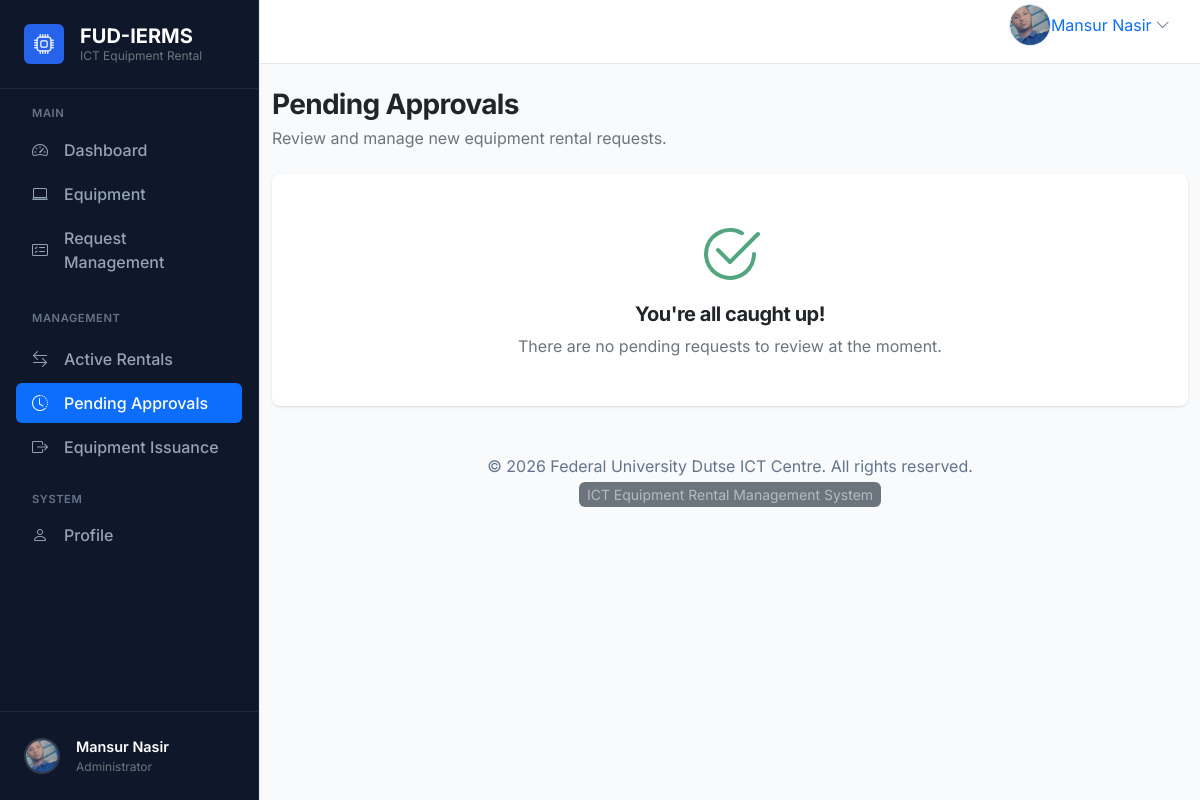
Before: /rentals/pending/ (signed in) with the older database file.
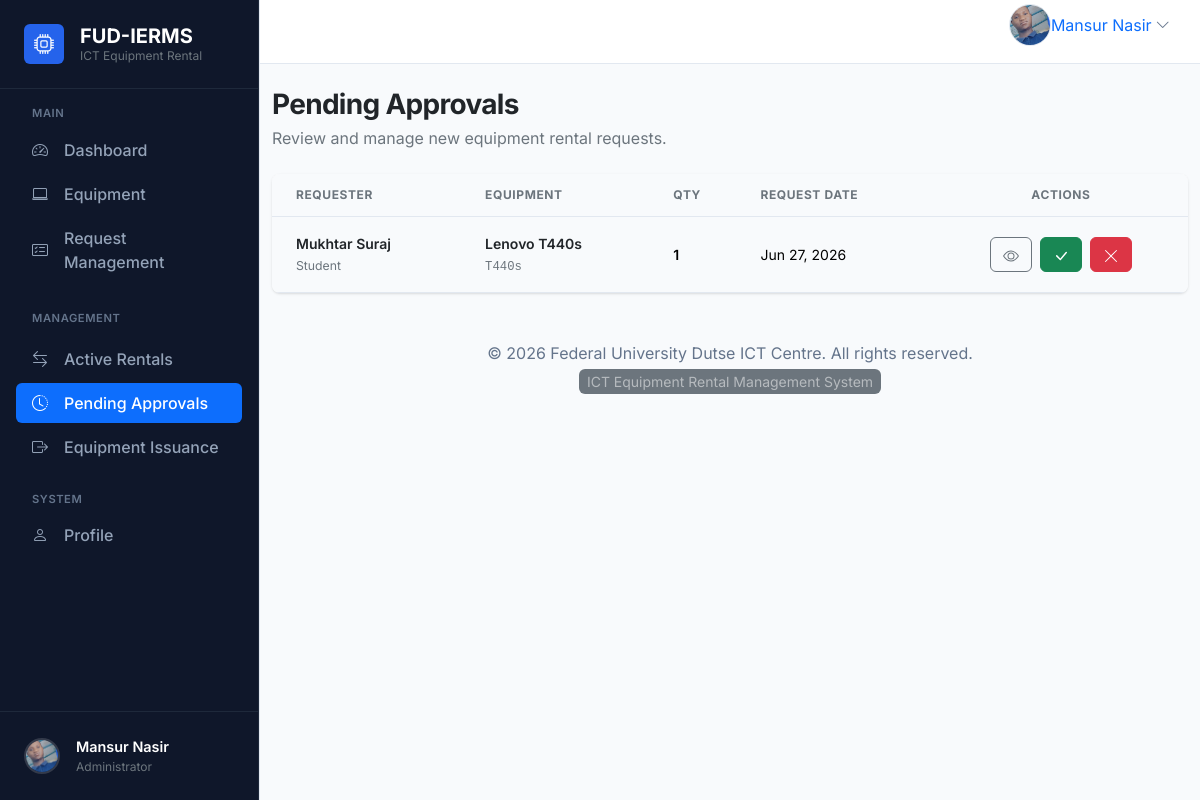
After: the same page with the newer database file.
### rentals/models.py (models this page shows, shortened)
class RentalRequest(models.Model):
    class Status(models.TextChoices):
        PENDING = "PENDING", "Pending"
        APPROVED = "APPROVED", "Approved"
        REJECTED = "REJECTED", "Rejected"
    requester = models.ForeignKey(
        settings.AUTH_USER_MODEL,
        on_delete=models.CASCADE,
        related_name="rental_requests",
    )
    equipment = models.ForeignKey(
        Equipment,
        on_delete=models.CASCADE,
        related_name="rental_requests",
    )
    quantity = models.PositiveIntegerField(default=1)
    purpose = models.TextField()
    request_date = models.DateField()
    expected_return_date = models.DateField()
    status = models.CharField(
        max_length=20,
        choices=Status.choices,
        default=Status.PENDING,
        db_index=True,
    )
    remarks = models.TextField(blank=True)
    approved_date = models.DateField(null=True, blank=True, db_index=True)
    created_at = models.DateTimeField(auto_now_add=True)
    updated_at = models.DateTimeField(auto_now=True)
    class Meta:
        ordering = ["-created_at"]
        indexes = [
            models.Index(fields=["status"]),
            models.Index(fields=["requester"]),
            models.Index(fields=["equipment"]),
            models.Index(fields=["request_date"]),
        ]

### accounts/models.py (models this page shows, shortened)
class User(AbstractUser):
    objects = CustomUserManager()
    class Role(models.TextChoices):
        ADMIN = "ADMIN", "Admin"
        STUDENT = "STUDENT", "Student"
        STAFF = "STAFF", "Staff"
    role = models.CharField(
        max_length=20,
        choices=Role.choices,
        default=Role.STUDENT,
        db_index=True,
    )
    phone = models.CharField(max_length=20, blank=True, db_index=True)
    faculty = models.CharField(max_length=255, blank=True, db_index=True)
    department = models.CharField(max_length=255, blank=True, db_index=True)
    profile_image = models.ImageField(
        upload_to="profile_images/",
        blank=True,
        null=True,
    )
    created_at = models.DateTimeField(auto_now_add=True)
    updated_at = models.DateTimeField(auto_now=True)
    class Meta:
        verbose_name = "User"
        verbose_name_plural = "Users"
        ordering = ["-created_at"]
        indexes = [
            models.Index(fields=["role"]),
            models.Index(fields=["phone"]),
            models.Index(fields=["faculty"]),
            models.Index(fields=["department"]),
        ]

### equipment/models.py (models this page shows, shortened)
class Equipment(models.Model):
    class Category(models.TextChoices):
        LAPTOP = "LAPTOP", "Laptop"
        PROJECTOR = "PROJECTOR", "Projector"
        PRINTER = "PRINTER", "Printer"
        SCANNER = "SCANNER", "Scanner"
        CAMERA = "CAMERA", "Camera"
        NETWORKING = "NETWORKING", "Networking Device"
    class Status(models.TextChoices):
        AVAILABLE = "AVAILABLE", "Available"
        UNAVAILABLE = "UNAVAILABLE", "Unavailable"
        MAINTENANCE = "MAINTENANCE", "Maintenance"
    class Condition(models.TextChoices):
        EXCELLENT = "EXCELLENT", "Excellent"
        GOOD = "GOOD", "Good"
        FAIR = "FAIR", "Fair"
        DAMAGED = "DAMAGED", "Damaged"
    name = models.CharField(max_length=255)
    category = models.CharField(
        max_length=50,
        choices=Category.choices,
        default=Category.LAPTOP,
        db_index=True,
    )
    description = models.TextField(blank=True)
    serial_number = models.CharField(max_length=100, unique=True)
    quantity = models.PositiveIntegerField(default=1)
    available_quantity = models.PositiveIntegerField(default=1)
    condition = models.CharField(
        max_length=50,
        choices=Condition.choices,
        default=Condition.EXCELLENT,
    )
    image = models.ImageField(
        upload_to="equipment_images/",
        blank=True,
        null=True,
    )
    status = models.CharField(
        max_length=50,
        choices=Status.choices,
        default=Status.AVAILABLE,
        db_index=True,
    )
    created_at = models.DateTimeField(auto_now_add=True)
    updated_at = models.DateTimeField(auto_now=True)
    class Meta:
        ordering = ["name"]
        indexes = [
            models.Index(fields=["category"]),
            models.Index(fields=["status"]),
        ]

### rentals/views.py (the view)
# urls.py: path("pending/", views.PendingRequestsListView.as_view(), name="pending_list"),
class PendingRequestsListView(LoginRequiredMixin, AdminRequiredMixin, ListView):
    model = RentalRequest
    template_name = "rentals/pending_requests.html"
    context_object_name = "requests"
    paginate_by = 10
    def get_queryset(self):
        qs = super().get_queryset().select_related("requester", "equipment")
        return qs.filter(status=RentalRequest.Status.PENDING)

### accounts/context_processors.py (called while the page is built)
def branding(request: Any) -> dict[str, str]:
    return {
        "system_name": getattr(settings, "SYSTEM_NAME", "ICT Equipment Rental Management System"),
        "short_system_name": getattr(settings, "SHORT_SYSTEM_NAME", "FUD EquipTrack"),
        "organization_name": getattr(settings, "ORGANIZATION_NAME", "Federal University Dutse ICT Centre"),
        "system_description": getattr(
            settings,
            "SYSTEM_DESCRIPTION",
            "A secure platform for requesting, issuing, tracking, and managing ICT equipment.",
        ),
        "copyright_text": getattr(
            settings,
            "COPYRIGHT_TEXT",
            "© 2026 Federal University Dutse ICT Centre",
        ),
    }

### rentals/views.py (called while the page is built)
    def test_func(self):
        user = self.request.user
        return user.is_authenticated and (user.role == User.Role.ADMIN or user.is_superuser)

### templates/rentals/pending_requests.html (shortened to what this page needs)
{% extends "base.html" %}
{% block content %}
<div class="d-flex flex-column flex-md-row justify-content-between align-items-start align-items-md-center mb-4 gap-3">
  <div>
    <h1 class="h3 fw-bold text-dark mb-1">Pending Approvals</h1>
    <p class="text-secondary mb-0">Review and manage new equipment rental requests.</p>
  </div>
</div>
{% if requests %}
  <div class="card border-0 shadow-sm overflow-hidden">
    <div class="table-responsive">
      <table class="table table-hover align-middle mb-0">
        <thead class="bg-light">
          <tr>
            <th class="text-secondary small fw-bold ps-4">Requester</th>
            <th class="text-secondary small fw-bold">Equipment</th>
            <th class="text-secondary small fw-bold">Qty</th>
            <th class="text-secondary small fw-bold">Request Date</th>
            <th class="text-secondary small fw-bold text-center">Actions</th>
          </tr>
        </thead>
        <tbody>
          {% for req in requests %}
            <tr>
              <td class="ps-4">
                <div class="fw-semibold text-dark">{{ req.requester.get_full_name|default:req.requester.username }}</div>
                <small class="text-secondary">{{ req.requester.get_role_display }}</small>
              </td>
              <td>
                <div class="fw-semibold text-dark">{{ req.equipment.name }}</div>
                <small class="text-secondary font-monospace">{{ req.equipment.serial_number }}</small>
              </td>
              <td><span class="fw-semibold">{{ req.quantity }}</span></td>
              <td>{{ req.request_date|date:"M d, Y" }}</td>
              <td>
                <div class="d-flex justify-content-center gap-2">
                  <a href="{% url 'rentals:detail' req.pk %}" class="btn btn-sm btn-outline-secondary" title="View Details">
                  </a>
                  <a href="{% url 'rentals:approve' req.pk %}" class="btn btn-sm btn-success" title="Approve">
                    <svg xmlns="http://www.w3.org/2000/svg" width="16" height="16" fill="currentColor" class="bi bi-check-lg" viewBox="0 0 16 16">
                      <path d="M12.736 3.97a.733.733 0 0 1 1.047 0c.286.289.29.756.01 1.05L7.88 12.01a.733.733 0 0 1-1.065.02L3.217 8.384a.757.757 0 0 1 0-1.06.733.733 0 0 1 1.047 0l3.052 3.093 5.4-6.425z"/>
                    </svg>
                  </a>
                  <a href="{% url 'rentals:reject' req.pk %}" class="btn btn-sm btn-danger" title="Reject">
                    <svg xmlns="http://www.w3.org/2000/svg" width="16" height="16" fill="currentColor" class="bi bi-x-lg" viewBox="0 0 16 16">
                      <path d="M2.146 2.854a.5.5 0 1 1 .708-.708L8 7.293l5.146-5.147a.5.5 0 0 1 .708.708L8.707 8l5.147 5.146a.5.5 0 0 1-.708.708L8 8.707l-5.146 5.147a.5.5 0 0 1-.708-.708L7.293 8z"/>
                    </svg>
                  </a>
                </div>
              </td>
            </tr>
          {% endfor %}
        </tbody>
      </table>
    </div>
  </div>
{% else %}
  <div class="card border-0 shadow-sm">
    <div class="card-body text-center py-5">
      <h5 class="fw-bold text-dark mb-2">You're all caught up!</h5>
      <p class="text-secondary mb-0">There are no pending requests to review at the moment.</p>
    </div>
  </div>
{% endif %}
{% endblock content %}

Changed rows visible on the page:
added RentalRequest: requester.get_full_name "Mukhtar Suraj", requester.role "Student", equipment.name "Lenovo T440s", equipment.serial_number "T440s", quantity "1", request_date "Jun 27, 2026"
Other visible differences:
text no longer shown: "You're all caught up! There are no pending requests to review at the moment."
text now shown: "REQUESTER EQUIPMENT QTY REQUEST DATE ACTIONS"
